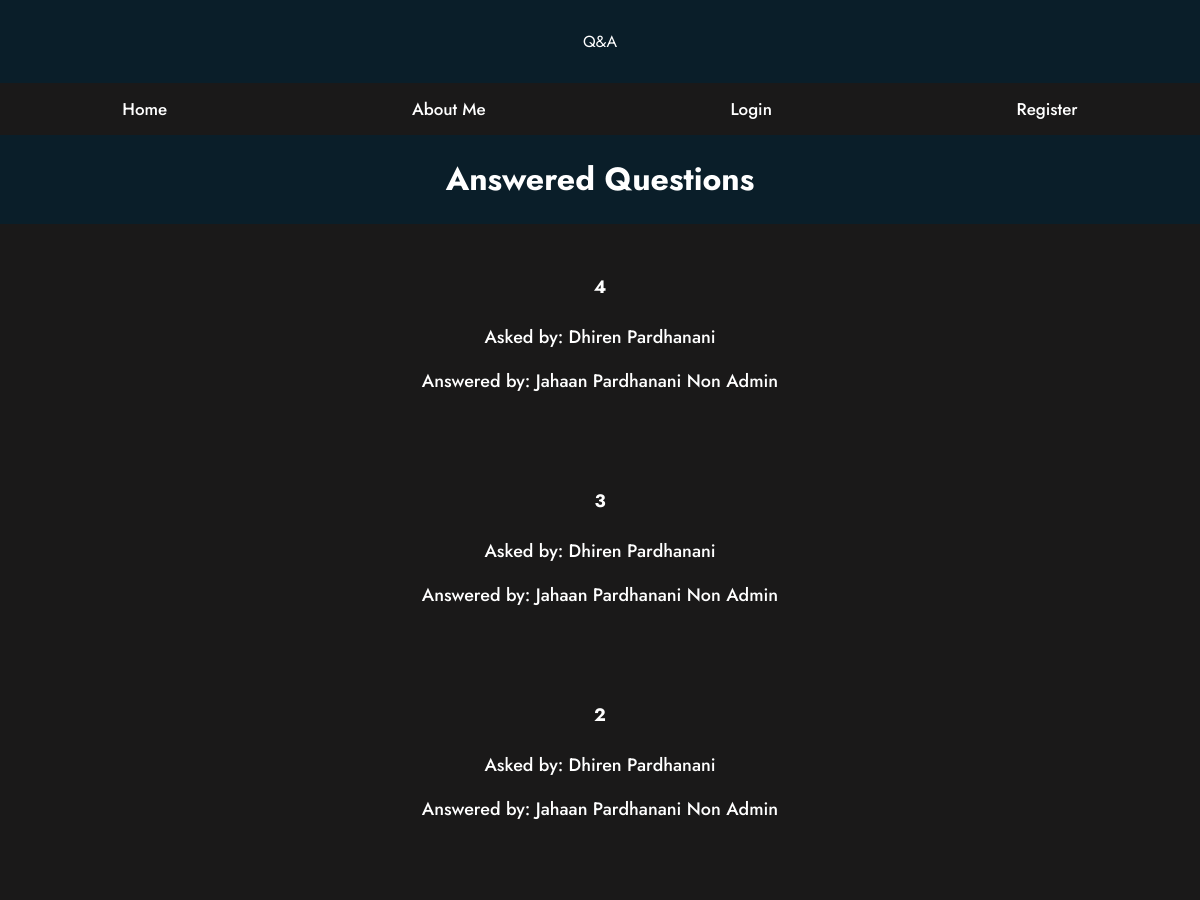
Page /home (upper part) on the earlier database version.
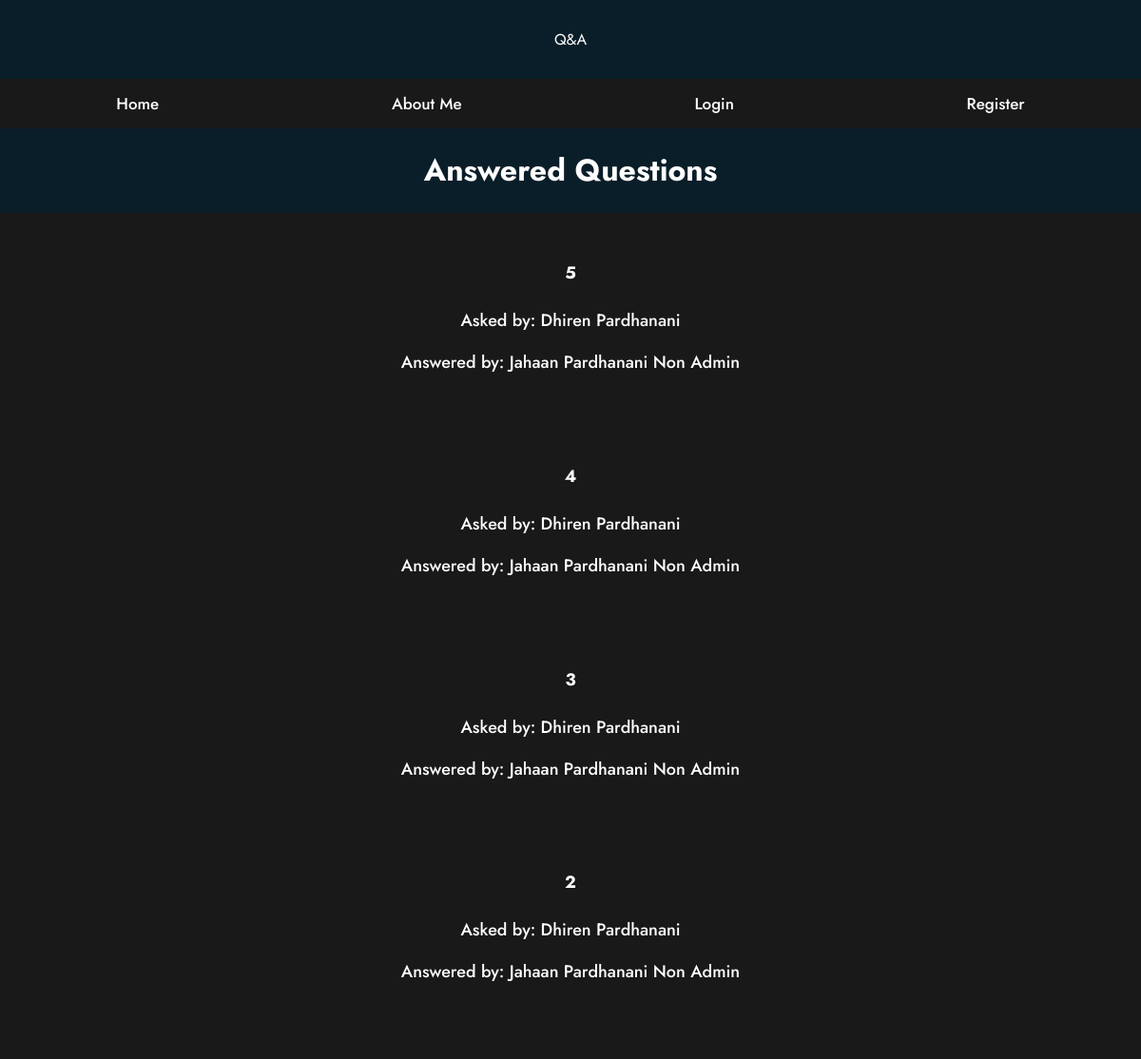
Same page on the later database version.
### tables this page shows
CREATE TABLE questions(
    id integer primary key autoincrement,
    question_text text not null,
    answer_text text,
    asked_by_id integer not null,
    expert_id integer not null
);

CREATE TABLE users(
    id integer primary key autoincrement,
    name_text text not null,
    password_text text not null,
    expert_boolean boolean not null,
    admin_boolean boolean not null
);

### app.py (the view)
@app.route("/")
@app.route("/home")
def home():
    user = get_current_user()
    db = get_db()
    questions_cur = db.execute('''
                                    select
                                    questions.id as question_id,
                                    questions.question_text,
                                    askers.name_text as asker_name,
                                    experts.name_text as expert_name
                                    from questions
                                    join users as askers on askers.id = questions.asked_by_id
                                    join users as experts on experts.id = questions.expert_id
                                    where questions.answer_text is not null order by questions.id desc''')
    questions_result = questions_cur.fetchall()
    return render_template("home.html", user=user, question=questions_result)

### app.py (called while the page is built)
def get_current_user():
    user_result = None
    if "user" in session:
        user = session["user"]
        db = get_db()
        user_cur = db.execute(
            "select id, name_text, password_text, expert_boolean, admin_boolean from users where name_text = ?", [user])
        user_result = user_cur.fetchone()
    return user_result

### database.py (called while the page is built)
def connect_db():
    sql = sqlite3.connect(
        "/Users/jahaan/OneDrive/Programming/webapp/Forum/questions.db")
    print("True")
    sql.row_factory = sqlite3.Row
    return sql

def get_db():
    if not hasattr(g, "sqlite_db"):
        g.sqlite_db = connect_db()
    return g.sqlite_db

### templates/home.html (shortened to what this page needs)
{% extends "base.html" %}
{% from "show_links.html" import show_links %}
  {% block body %}
  <body>
         <div class="header">Q&A</div>
         {{ show_links(user) }}
        <h1>Answered Questions</h1>
        <div class="container">
          {% for q in question %}
            <a href="{{url_for("question", question_id = q["question_id"])}}">
              <h4>{{q["question_text"]}}</h4>
              <p>Asked by: {{q["asker_name"]}}</p>
              <p>Answered by: {{q["expert_name"]}}</p>
            </a>
            <br>
            {% endfor %}
          </div><br>
  </body>
</html>
{% endblock %}

Differences in the rows shown:
now on this page (row edited): questions: question_text "5", asker_name "Dhiren Pardhanani", expert_name "Jahaan Pardhanani Non Admin"
